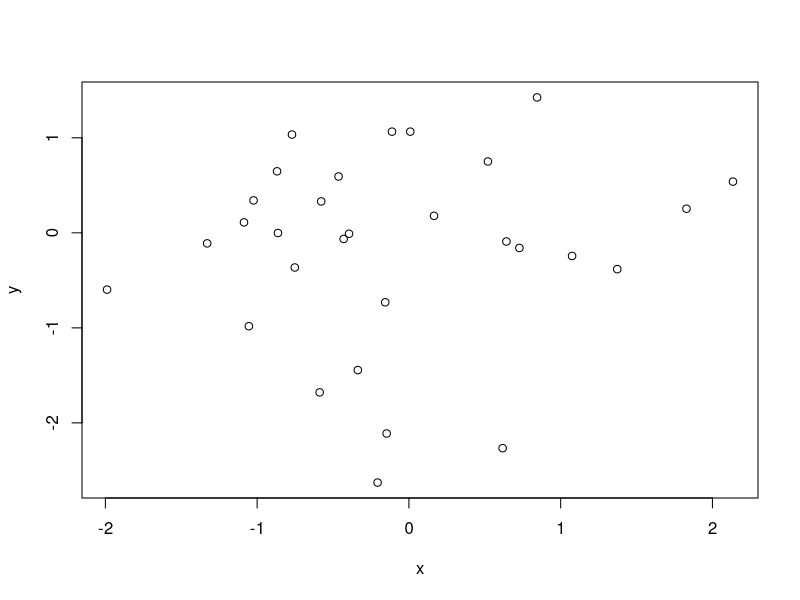

Reproduce this figure in R.
## ---- chunk 1
x <- rnorm(30)
y <- rnorm(30)

plot(x, y)
## ---- chunk 2
print("hello")
